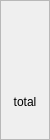
                  <widget class="QFrame" name="frame_seat2_total">
                   <property name="sizePolicy">
                    <sizepolicy hsizetype="Fixed" vsizetype="Fixed">
                     <horstretch>0</horstretch>
                     <verstretch>0</verstretch>
                    </sizepolicy>
                   </property>
                   <property name="minimumSize">
                    <size>
                     <width>0</width>
                     <height>140</height>
                    </size>
                   </property>
                   <property name="maximumSize">
                    <size>
                     <width>50</width>
                     <height>16777215</height>
                    </size>
                   </property>
                   <property name="frameShape">
                    <enum>QFrame::Shape::StyledPanel</enum>
                   </property>
                   <property name="frameShadow">
                    <enum>QFrame::Shadow::Raised</enum>
                   </property>
                   <layout class="QVBoxLayout" name="verticalLayout_10">
                    <property name="spacing">
                     <number>0</number>
                    </property>
                    <property name="leftMargin">
                     <number>0</number>
                    </property>
                    <property name="topMargin">
                     <number>10</number>
                    </property>
                    <property name="rightMargin">
                     <number>0</number>
                    </property>
                    <property name="bottomMargin">
                     <number>0</number>
                    </property>
                    <item alignment="Qt::AlignmentFlag::AlignHCenter">
                     <widget class="QLabel" name="label_seat2_status">
                      <property name="minimumSize">
                       <size>
                        <width>46</width>
                        <height>46</height>
                       </size>
                      </property>
                      <property name="maximumSize">
                       <size>
                        <width>46</width>
                        <height>46</height>
                       </size>
                      </property>
                      <property name="text">
                       <string/>
                      </property>
                      <property name="scaledContents">
                       <bool>true</bool>
                      </property>
                     </widget>
                    </item>
                    <item alignment="Qt::AlignmentFlag::AlignBottom">
                     <widget class="QLabel" name="label_seat2_total_text">
                      <property name="maximumSize">
                       <size>
                        <width>60</width>
                        <height>16777215</height>
                       </size>
                      </property>
                      <property name="styleSheet">
                       <string notr="true">#label_stand{
	font: 13pt &quot;Forte&quot;;
	color: rgba(255,255,255,150);
	background-color: transparent;
}</string>
                      </property>
                      <property name="text">
                       <string>total</string>
                      </property>
                      <property name="alignment">
                       <set>Qt::AlignmentFlag::AlignCenter</set>
                      </property>
                     </widget>
                    </item>
                    <item alignment="Qt::AlignmentFlag::AlignHCenter">
                     <widget class="QLabel" name="label_seat2_total">
                      <property name="minimumSize">
                       <size>
                        <width>40</width>
                        <height>30</height>
                       </size>
                      </property>
                      <property name="maximumSize">
                       <size>
                        <width>40</width>
                        <height>30</height>
                       </size>
                      </property>
                      <property name="styleSheet">
                       <string notr="true"/>
                      </property>
                      <property name="text">
                       <string/>
                      </property>
                      <property name="scaledContents">
                       <bool>true</bool>
                      </property>
                      <property name="alignment">
                       <set>Qt::AlignmentFlag::AlignCenter</set>
                      </property>
                     </widget>
                    </item>
                   </layout>
                  </widget>
